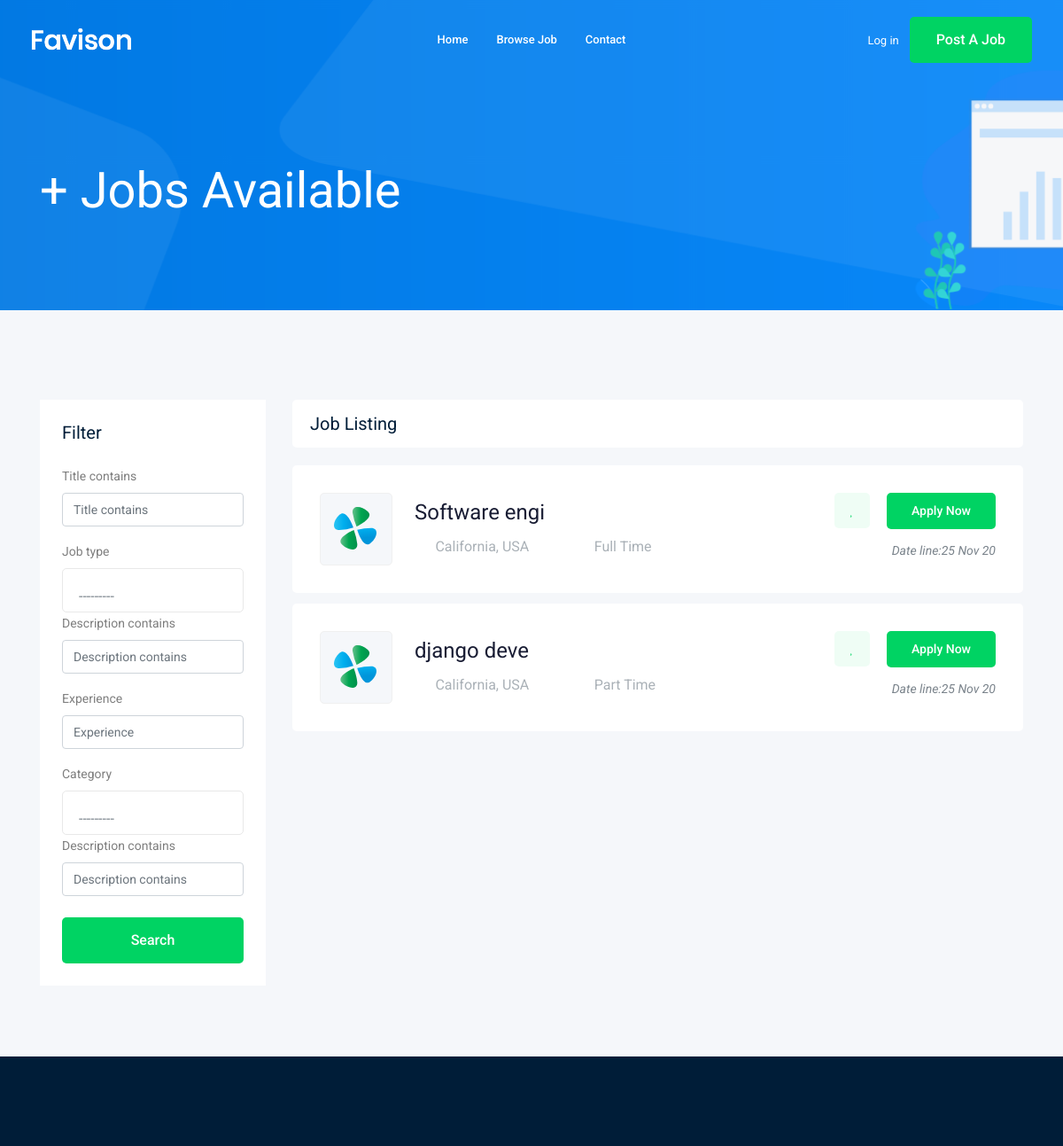
The page /jobs/ (upper part) on the database as committed earlier.
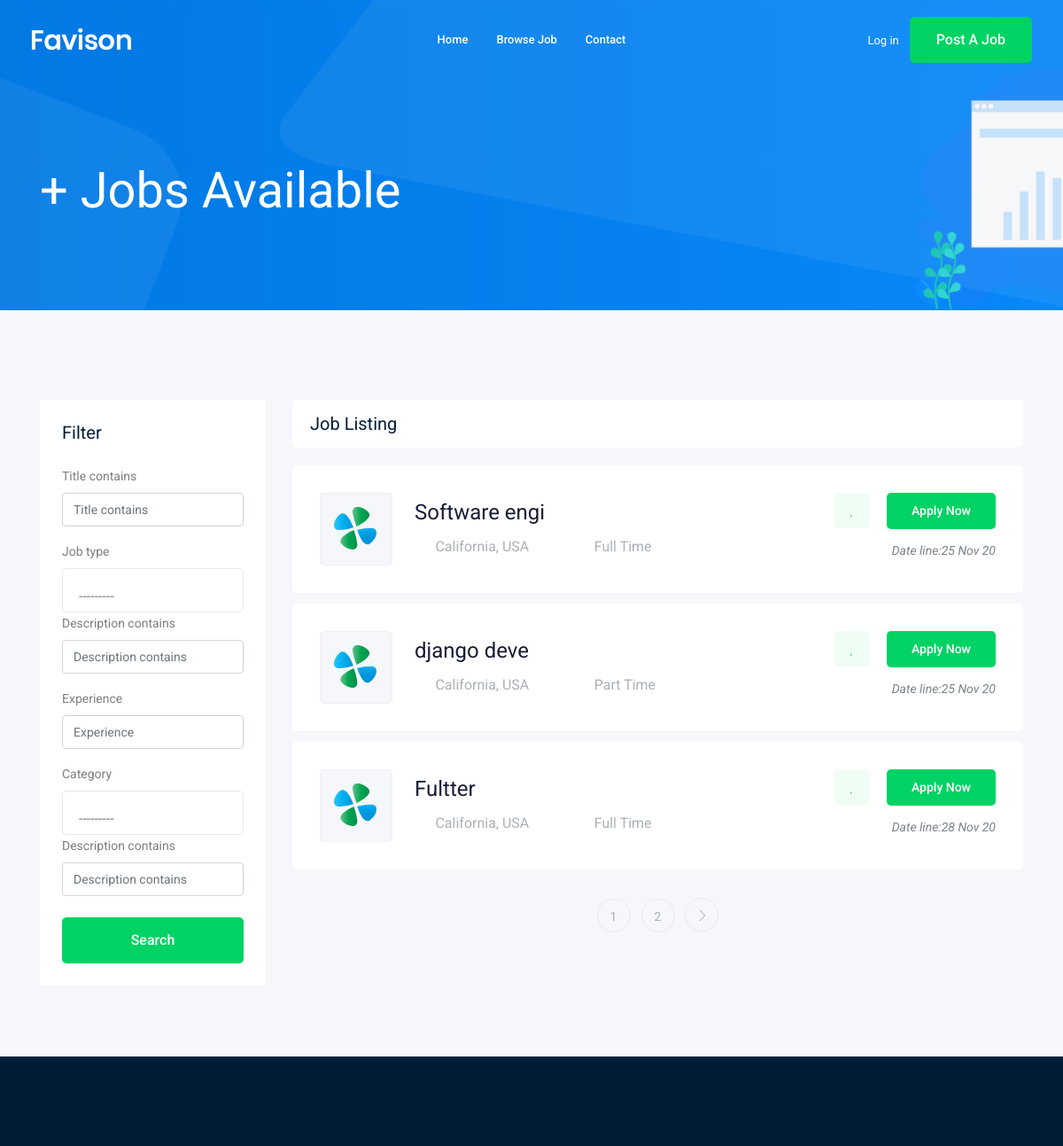
The same page on the database as committed later.
### Job/models.py (models this page shows, shortened)
class Job(models.Model):#Table
    owner =  models.ForeignKey(User, related_name='job_owner', on_delete=models.CASCADE)
    title = models.CharField(max_length=100)#colmun
    job_type = models.CharField(max_length=15,choices=Job_Type)
    description = models.TextField(max_length=1000)
    publish = models.DateTimeField(auto_now=True)
    vacancy = models.IntegerField(default=1)
    salary = models.IntegerField(default=0)
    experience = models.IntegerField(default=1)
    category = models.ForeignKey('Category',on_delete=models.CASCADE)
    images  = models.ImageField(upload_to=image_upload)
    slug = models.SlugField(blank=True ,null=True)
    def __str__(self) :
        return self.title

### Job/views.py (the view)
# urls.py: path('',views.job_list,name='job_list'),
def job_list(request) :
    job_list= Job.objects.all()
    myfilters = JobFilter(request.GET,queryset=job_list)
    job_list=myfilters.qs
    paginator = Paginator(job_list, 3)
    page_number = request.GET.get('page')
    page_obj = paginator.get_page(page_number)
    context = {'jobs' : page_obj,'myfilters':myfilters }
    print(job_list)
    return render(request,'Job/job_list.html',context)

### Job/models.py (called while the page is built)
    def __str__(self) :
        return self.name

### Job/templates/Job/job_list.html (shortened to what the changed rows need)
{% extends 'base.html'%}
{% load bootstrap4 %}
{% block body %}
    <div class="job_listing_area plus_padding">
        <div class="container">
            <div class="row">
                <div class="col-lg-9">
                    <div class="job_lists m-0">
                        <div class="row">
                            {%for job in jobs %}
                            <div class="col-lg-12 col-md-12">
                                <div class="single_jobs white-bg d-flex justify-content-between">
                                    <div class="jobs_left d-flex align-items-center">
                                        <div class="thumb">
                                            <img src="img/svg_icon/1.svg" alt="">
                                        </div>
                                        <div class="jobs_conetent">
                                            <a href="{%url 'jobs:jobdetail' job.slug%}"><h4>{{job.title}}</h4></a>
                                            <div class="links_locat d-flex align-items-center">
                                                <div class="location">
                                                    <p> <i class="fa fa-map-marker"></i> California, USA</p>
                                                </div>
                                                <div class="location">
                                                    <p> <i class="fa fa-clock-o"></i> {{job.job_type}}</p>
                                                </div>
                                            </div>
                                        </div>
                                    </div>
                                    <div class="jobs_right">
                                        <div class="apply_now">
                                            <a class="heart_mark" href="#"> <i class="fa fa-heart"></i> </a>
                                            <a href="{%url 'jobs:jobdetail' job.slug%}" class="boxed-btn3">Apply Now</a>
                                        </div>
                                        <div class="date">
                                            <p>Date line:{{job.publish|date:'d M y'}}</p>
                                        </div>
                                    </div>
                                </div>
                            </div>
                           {%endfor%}
                        </div>
                        {% if jobs.has_other_pages %}
                        <div class="row">
                            <div class="col-lg-12">
                                <div class="pagination_wrap">
                                    <ul>
                                        {% for i in jobs.paginator.page_range %}
                                        <li><a href="?page={{i}}"><span>{{i}}</span></a></li>
                                        {% endfor %}
                                        {% if jobs.has_next %}
                                        <li><a href="?page={{jobs.next_page_number}}"> <i class="ti-angle-right"></i> </a></li>
                                        {% endif %}
                                    </ul>
                                </div>
                            </div>
                        </div>
                        {% endif %}
                    </div>
                </div>
            </div>
        </div>
    </div>
{%endblock body %}

Rows that differ between the two databases and show on the page:
added Job: title "Fultter", job_type "Full Time", publish "28 Nov 20"
Other text that changed with them:
new list line: "1"
new list line: "2"
